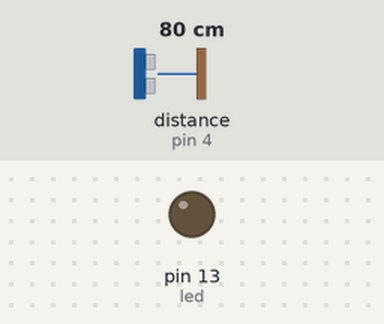
Simulated run of this sketch. Board: Arduino Uno, built with avr-gcc and run on an emulated ATmega328P. Parts: output pins drawn as LEDs (lit = HIGH). Wiring (inferred from the names in the program): ultrasonic range finder: trigger pin 3; echo pin 4. The inputs (shaded band) are chosen by the test bench; at power-on: distance to the obstacle (sensor on pin 4) 80 cm. The echo pulse lasts 58.3 µs per cm; pins used as bus, display or sensor lines are not drawn.

Above: at 2.2 s.
2.3 s: distance to the obstacle (sensor on pin 4) set to 23 cm
3.8 s: distance to the obstacle (sensor on pin 4) set to 19 cm
At 4.7 s:
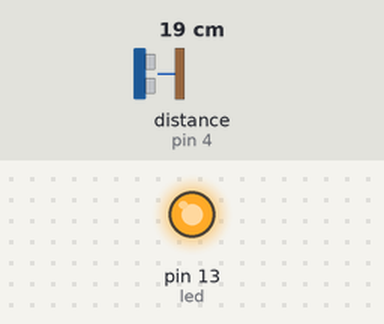
5.3 s: distance to the obstacle (sensor on pin 4) set to 35 cm
At 6.5 s:
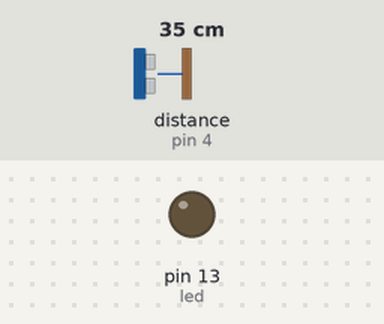
6.8 s: distance to the obstacle (sensor on pin 4) set to 2 cm
At 8.0 s:
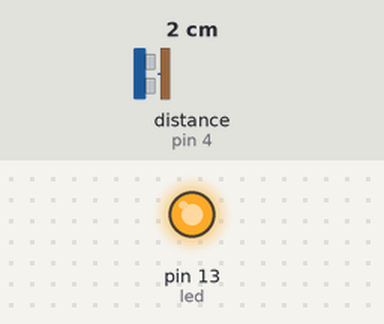
Timing chart, 0 to 9.3 s (numbered marks = the images above; inputs shaded):
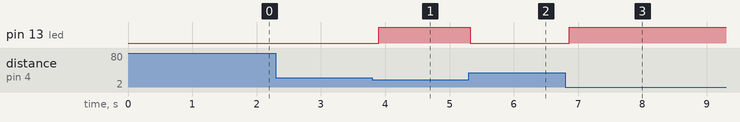

Measured:
- the behaviour switches between 21 and 20 cm on distance to the obstacle (sensor on pin 4) (found by bisection; images 0 and 1)
- after the input at 2.3 s, every drawn part: stays the same
- after the input at 3.8 s, pin 13 (led): LOW → HIGH after 0.10 s
- after the input at 5.3 s, pin 13 (led): HIGH → LOW at once
- after the input at 6.8 s, pin 13 (led): LOW → HIGH after 0.06 s

The sketch:

Car_2WD_UltrasonicSensorNew.ino
```cpp
/* Arduino Object Avoidance Car
 * By Kevin Cho
 *
 * Inspired by http://www.instructables.com/id/Simple-Arduino-and-HC-SR04-Example/
 * PWM setup value from :http://playground.arduino.cc/Code/PwmFrequency
 *
 * This code allows an Arduino Smart employing HC-SR04 Ping distance sensor to identify an obstacle on its path and turns
 * left to avoid it.
 *
 * ===== Ultrasonic Sensor (HC-SR04) =====
 * pins:
 * Echo to digital input (see pin assignment below)
 * Trig to digital input (see ping assignmanet below)
 *
 * ===== motor output =====
 * 3 outputs for the left motor control
 * 3 outputs for the right motor control
 *
 * See below for pin assignment for Arduino digital ports.
 * PWM control must be on PWM pins 3, 5, 6, 9, 10 and 11.
 */

//Pin assignment
const int usTrigPin = 3; //connects to Arduino digital pin #2
const int usEchoPin = 4; //connects to Arduino digital pin #3

const int lMotPos = 6;  //left motor(+)
const int lMotNeg = 7;  //left motor(-1)

const int rMotNeg = 8;  //right motor (-1)
const int rMotPos = 11; //right motor (+1)

const int led = 13;      //Arduino built-in led. No connection required

//operational parameters
const int paceOfSound = 29.15;  //pace of sound = 1/speed of sound
                                //              = 1/0.03435 cm/ss
                                //              = 29.15 us/cm

//CALIBRATION
int turningPoint = 20;  //turn when an obstacle is within 20cm (approx 8in)

//wait 100msec until next sensor check.
int sensDelay = 100;

//used only in testing phase
boolean DEBUG = false;    //change to true when debuging. See serial monitor for log

// the setup routine runs once when you press reset or power on
void setup() {
   //set digital pin modes for ultrasonic sensors
  pinMode(usTrigPin, OUTPUT);
  pinMode(usEchoPin, INPUT);

  //set digital pin mode for built-in led
  pinMode(led, OUTPUT);

  if (DEBUG) Serial.begin (115200); //set the serial monitor transfer speed

  delay (1000);  //wait 1 sec before going
}


void loop() {

  int distance;

  // call getDistance to get the distance to an obstacle. Ignore anything farther than 100cm
  distance = getDistance();

  if (distance >= turningPoint || distance <= 0) {
      goForward();
      digitalWrite(led, LOW);  //led off
  } else {
      if (DEBUG) {
        Serial.println("Alert: Turn left");
      }

      turnLeft();
      digitalWrite(led, HIGH);  //led on
  }

  delay(sensDelay);
}

int getDistance() {

  long duration, distance;

  digitalWrite(usTrigPin, LOW);  // Added this line
  delayMicroseconds(2); // Added this line

  //send 10 micro second pulse to trigger
  digitalWrite(usTrigPin, HIGH);
  delayMicroseconds(10); // Added this line per spec (spec says at least 10us)
  digitalWrite(usTrigPin, LOW);

  //Below step wait for HIGH upto a second (default) on the Echo pin before timing out.
  duration = pulseIn(usEchoPin, HIGH);   //wait for HIGH

  //calculate the distance in cm
  distance = (duration/2) / paceOfSound;

  //We don't care about distance of more than 100cm
  if (distance >= 100 || distance <= 0){
      if (DEBUG) Serial.println("getDistance: Out of range");
      return 0;
  } else {
      if (DEBUG) {
        Serial.print("getDistance: ");
        Serial.print(distance);
        Serial.println(" cm");
      }
      return distance;
  }
}

void goForward ()
{
  digitalWrite (lMotNeg, LOW);
  digitalWrite (lMotPos, HIGH);
  digitalWrite (rMotNeg, LOW);
  digitalWrite (rMotPos, HIGH);
}

void turnLeft ()
{
  digitalWrite (lMotNeg, HIGH);
  digitalWrite (lMotPos, LOW);
  digitalWrite (rMotNeg, LOW);
  digitalWrite (rMotPos, HIGH);
}

void turnRight ()
{
  digitalWrite (lMotNeg, LOW);
  digitalWrite (lMotPos, HIGH);
  digitalWrite (rMotNeg, HIGH);
  digitalWrite (rMotPos, LOW);
}

void goBackward ()
{
  digitalWrite (lMotNeg, HIGH);
  digitalWrite (lMotPos, LOW);
  digitalWrite (rMotNeg, HIGH);
  digitalWrite (rMotPos, LOW);
}

void stop() {
  digitalWrite (lMotNeg, LOW);
  digitalWrite (lMotPos, LOW);
  digitalWrite (rMotNeg, LOW);
  digitalWrite (rMotPos, LOW);
}
```
